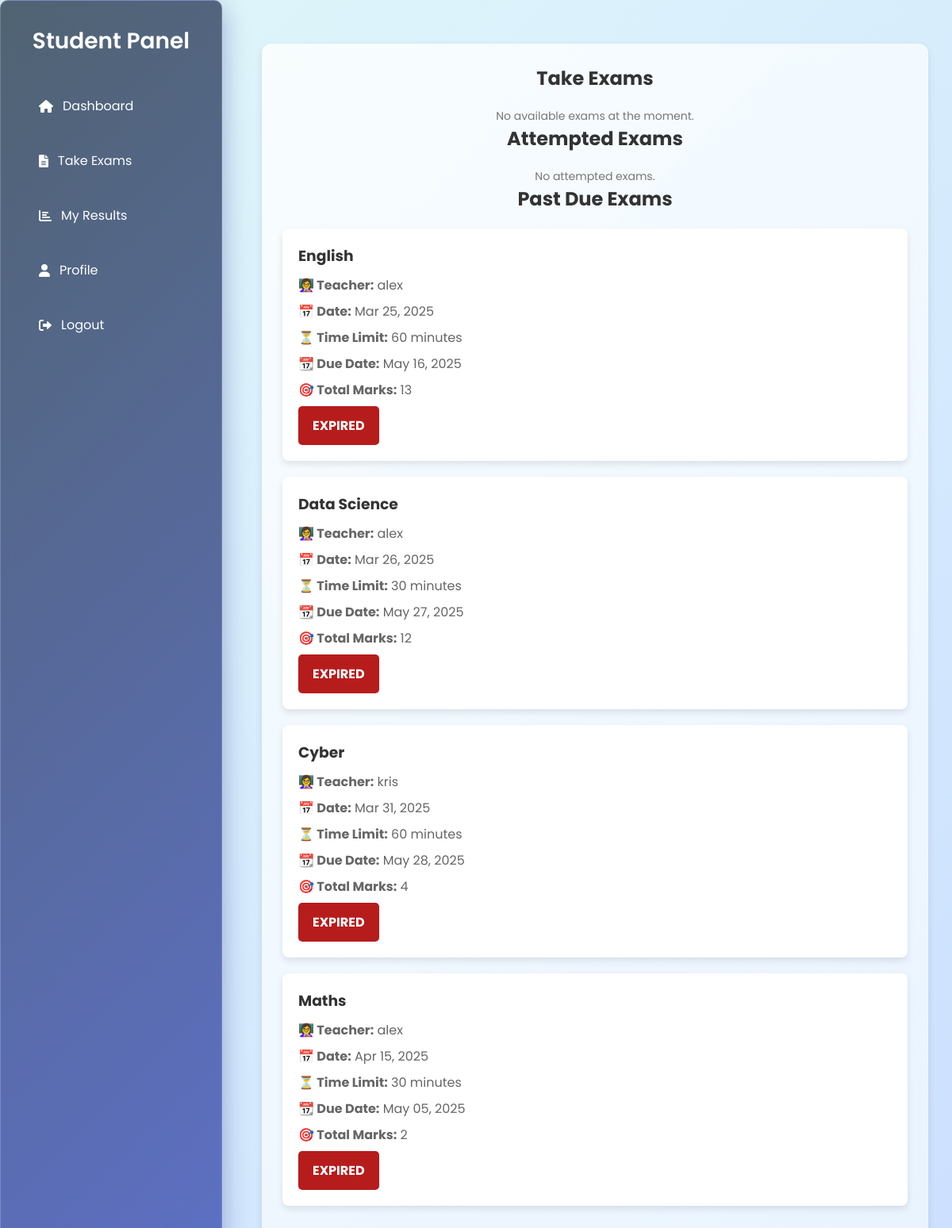
Page /available_exam/ (signed in) on the committed database.
### Exam/models.py (models this page shows, shortened)
class Exam(models.Model):
    STATUS_CHOICES = [
        ('pending', 'Pending'),
        ('approved', 'Approved'),
        ('rejected', 'Rejected'),
    ]
    subject = models.CharField(max_length=255)
    time_limit = models.IntegerField()
    duration = models.IntegerField(null=True, blank=True)
    rules = models.TextField(default="No specific rules.")
    date = models.DateField()
    expiry_date = models.DateField(default=now)
    created_by = models.ForeignKey(User, on_delete=models.CASCADE, related_name="created_exams")
    created_at = models.DateTimeField(auto_now_add=True)
    updated_at = models.DateTimeField(auto_now=True)  # ✅ Track modifications
    passing_grade = models.IntegerField(default=50)
    approval_status = models.CharField(
        max_length=10,
        choices=STATUS_CHOICES,
        default='pending'
    )

### Exam/views.py (the view)
# urls.py: path("available_exam/", views.available_exam, name="available_exam"),
def available_exam(request):
    student = request.user
    current_time = now()
    approved_exams = Exam.objects.filter(approval_status="approved") \
                                .annotate(total_marks=Sum('questions__marks'))
    attempted_exams = ExamResult.objects.filter(student=student).select_related("exam")
    attempted_exam_data = {result.exam_id: result.score for result in attempted_exams}
    available_exams = approved_exams.exclude(id__in=attempted_exam_data.keys()).filter(expiry_date__gte=current_time)
    expired_exams = approved_exams.filter(expiry_date__lt=current_time)
    for result in attempted_exams:
        exam = result.exam
        exam.student_score = attempted_exam_data.get(exam.id, 0)
    context = {
        "available_exams": available_exams,
        "attempted_exams": attempted_exams,  # Contains student scores
        "expired_exams": expired_exams,
    }
    return render(request, "availableexams.html", context)

### Exam/templates/availableexams.html (shortened to what this page needs)
<!DOCTYPE html>
<html lang="en">
<head>
    <link rel="stylesheet" href="https://cdnjs.cloudflare.com/ajax/libs/font-awesome/6.0.0/css/all.min.css">
</head>
<body>
    <div class="sidebar">
        <h2>Student Panel</h2>
        <ul>
            <li><a href="{% url 'studentdashboard' %}"><i class="fas fa-home"></i> Dashboard</a></li>
            <li><a href="{% url 'available_exam' %}"><i class="fas fa-file-alt"></i> Take Exams</a></li>
            <li><a href="{% url 'my_results' %}"><i class="fas fa-chart-bar"></i> My Results</a></li>
            <li><a href="{% url 'student_profile' %}"><i class="fas fa-user"></i> Profile</a></li>
            <li><a href="{% url 'user_logout' %}"><i class="fas fa-sign-out-alt"></i> Logout</a></li>
        </ul>
    </div>
    <div class="main-content">
        <div class="container">
            <h2>Take Exams</h2>
            {% for exam in available_exams %}
                {% if exam.approval_status == "approved" %}
                    <div class="card">
                        <h3>{{ exam.subject }}</h3>
                        <p><strong>👩‍🏫 Teacher:</strong> {{ exam.created_by }}</p>
                        <p><strong>📅 Date:</strong> {{ exam.date|date:"M d, Y" }}</p>
                        <p><strong>⏳ Time Limit:</strong> {{ exam.time_limit }} minutes</p>
                        <p><strong>📆 Due Date:</strong> {{ exam.expiry_date|date:"M d, Y" }}</p>
                        <p><strong>🎯 Total Marks:</strong> {{ exam.total_marks}}</p>
                        <p><strong>✅ Passing Grade:</strong> {{ exam.passing_grade }}%</p>
                        <a href="{% url 'start_exam' exam.id %}" class="button">Start Exam</a>
                    </div>
                {% endif %}
            {% empty %}
                <p class="empty-message">No available exams at the moment.</p>
            {% endfor %}
            <h2>Attempted Exams</h2>
            {% for attempt in attempted_exams %}
                <div class="card">
                    <h3>{{ attempt.exam.subject }}</h3>
                    <p><strong>👩‍🏫 Teacher:</strong> {{ attempt.exam.created_by }}</p>
                    <p><strong>📅 Date:</strong> {{ attempt.exam.date|date:"M d, Y" }}</p>
                    <p><strong>⏳ Time Limit:</strong> {{ attempt.exam.time_limit }} minutes</p>
                    <p><strong>📆 Due Date:</strong> {{ attempt.exam.expiry_date|date:"M d, Y" }}</p>
                    <p><strong>📜 Submitted At:</strong> {{ attempt.submitted_at|date:"F j, Y, g:i A" }}</p>
                </div>
            {% empty %}
                <p class="empty-message">No attempted exams.</p>
            {% endfor %}
            <h2>Past Due Exams</h2>
            {% for exam in expired_exams %}
                <div class="card">
                    <h3>{{ exam.subject }}</h3>
                    <p><strong>👩‍🏫 Teacher:</strong> {{ exam.created_by }}</p>
                    <p><strong>📅 Date:</strong> {{ exam.date|date:"M d, Y" }}</p>
                    <p><strong>⏳ Time Limit:</strong> {{ exam.time_limit }} minutes</p>
                    <p><strong>📆 Due Date:</strong> {{ exam.expiry_date|date:"M d, Y" }}</p>
                    <p><strong>🎯 Total Marks:</strong> {{ exam.total_marks|default:0 }}</p>
                    <span class="expired">EXPIRED</span>
                </div>
            {% empty %}
                <p class="empty-message">No past due exams available.</p>
            {% endfor %}
        </div>
    </div>
</body>
</html>

### Exam/templates/availableexams.html (style rules this page uses)
* { margin: 0; padding: 0; box-sizing: border-box; font-family: 'Poppins', sans-serif; }
body { display: flex; min-height: 100vh; background: linear-gradient(135deg, #e0f7fa, #cce0ff); }
.sidebar { width: 280px; background: linear-gradient(135deg, rgba(44, 62, 80, 0.8), rgba(63, 81, 181, 0.8)); color: white; padding: 30px; position: fixed; height: 100%; display: flex; flex-direction: column; backdrop-filter: blur(10px); box-shadow: 0 8px 32px 0 rgba(31, 38, 135, 0.37); border-radius: 10px; border: 1px solid rgba(255, 255, 255, 0.18); }
.sidebar h2 { text-align: center; margin-bottom: 30px; font-size: 28px; font-weight: 600; color: white; }
.sidebar ul { list-style: none; padding: 0; flex-grow: 1; }
.sidebar ul li { padding: 18px; transition: 0.3s; border-radius: 8px; margin-bottom: 8px; }
.sidebar ul li a { text-decoration: none; color: white; display: flex; align-items: center; gap: 12px; font-size: 16px; }
.main-content { margin-left: 300px; padding: 30px; flex-grow: 1; }
.container { background: linear-gradient(135deg, rgba(255, 255, 255, 0.8), rgba(240, 248, 255, 0.8)); padding: 25px; border-radius: 12px; box-shadow: 0 4px 10px rgba(0, 0, 0, 0.1); margin-top: 25px; backdrop-filter: blur(10px); border: 1px solid rgba(255, 255, 255, 0.18); }
h2 { color: #333; text-align: center; margin-bottom: 20px; font-size: 24px; }
.card { background: white; border-radius: 8px; box-shadow: 0 4px 8px rgba(0, 0, 0, 0.1); padding: 20px; margin-bottom: 20px; transition: transform 0.3s ease-in-out; }
.card h3 { margin-bottom: 10px; color: #333; }
.card p { font-size: 16px; color: #666; margin-bottom: 8px; }
.expired { display: inline-block; padding: 12px 18px; background-color: #B71C1C; color: white; border-radius: 5px; font-size: 16px; font-weight: bold; }
.empty-message { text-align: center; font-size: 14px; color: #777; margin-top: 10px; }

### rows in the picture
Exam: subject "English", created_by "alex", date "Mar 25, 2025", time_limit "60", expiry_date "May 16, 2025", total_marks "13"
Exam: subject "Data Science", created_by "alex", date "Mar 26, 2025", time_limit "30", expiry_date "May 27, 2025", total_marks "12"
Exam: subject "Cyber", created_by "kris", date "Mar 31, 2025", time_limit "60", expiry_date "May 28, 2025", total_marks "4"
Exam: subject "Maths", created_by "alex", date "Apr 15, 2025", time_limit "30", expiry_date "May 05, 2025", total_marks "2"
